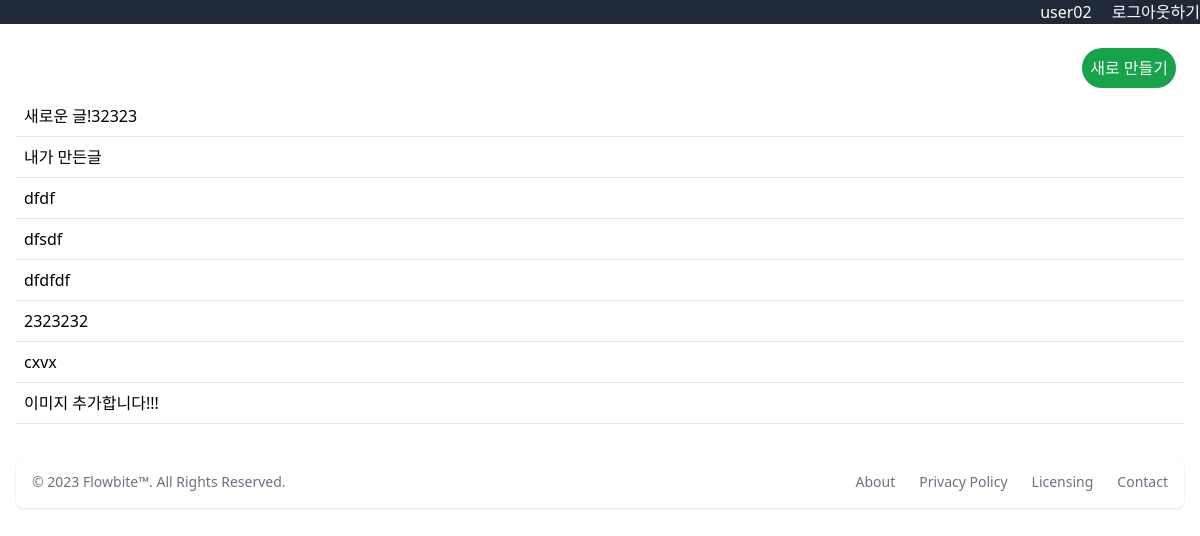
Page /todo/ (signed in) on the committed database.
### user/models.py (models this page shows)
class User(AbstractUser):
    profile = models.TextField(null=True, blank=True)
    like_todos = models.ManyToManyField("todo.Todo", related_name="like_users")
    follow = models.ManyToManyField("self", symmetrical=False, related_name="followers")

### todo/models.py (models this page shows, shortened)
class Todo(models.Model):
    user = models.ForeignKey("user.User", on_delete=models.CASCADE)
    content = models.TextField()
    created_at = models.DateTimeField(auto_now_add=True)
    updated_at = models.DateTimeField(auto_now=True)
    is_done = models.BooleanField(default=False)
    image = models.ImageField(blank=True, null=True)

### todo/views.py (the view)
# urls.py: path("", views.index),
def index(request):
    if request.method == "GET":
        todos = Todo.objects.all()
        context = {
            "todos": todos,
        }
        return render(request, "todo/index.html", context)
    else:
        return HttpResponse("Invalid request method", status=405)

### todo/templates/todo/index.html
{% extends 'base.html' %} {% block content %}
<div class="p-4">
  <a href="/todo/create/" class="m-2 flex justify-end">
    <button class="bg-green-600 p-2 rounded-full text-white">
      새로 만들기
    </button>
  </a>
  <ul>
    {% for todo in todos %}
    <a href="/todo/{{ todo.id }}">
      <li class="p-2 border-b">
        <div>{{ todo.content}}</div>
      </li>
    </a>
    {% endfor %}
  </ul>
</div>
{% endblock %}

### firstproject/templates/base.html (shortened to what this page needs)
<!DOCTYPE html>
<html lang="en">
  <head>
    <script src="https://cdn.tailwindcss.com"></script>
  </head>
  <body>
    <nav class="bg-gray-800 text-white flex justify-end space-x-5">
      {% if request.user.is_authenticated %}
      <div>{{ request.user.username }}</div>
      <form action="/user/logout/" method="post">
        <button>로그아웃하기</button>
      </form>
      {% else %}
      <div>
        <a href="/user/login/">로그인</a>
        <a href="/user/signup/">회원가입</a>
      </div>
      {% endif %}
    </nav>
    {% block content %} {% endblock %}
    <footer class="bg-white rounded-lg shadow m-4 dark:bg-gray-800">
      <div
        class="w-full mx-auto max-w-screen-xl p-4 md:flex md:items-center md:justify-between"
      >
        <span class="text-sm text-gray-500 sm:text-center dark:text-gray-400"
          >© 2023
          <a href="https://flowbite.com/" class="hover:underline">Flowbite™</a>.
          All Rights Reserved.
        </span>
        <ul
          class="flex flex-wrap items-center mt-3 text-sm font-medium text-gray-500 dark:text-gray-400 sm:mt-0"
        >
          <li>
            <a href="#" class="mr-4 hover:underline md:mr-6">About</a>
          </li>
          <li>
            <a href="#" class="mr-4 hover:underline md:mr-6">Privacy Policy</a>
          </li>
          <li>
            <a href="#" class="mr-4 hover:underline md:mr-6">Licensing</a>
          </li>
          <li>
            <a href="#" class="hover:underline">Contact</a>
          </li>
        </ul>
      </div>
    </footer>
  </body>
</html>

### rows in the picture
User: user.username "user02"
Todo: content "새로운 글!32323"
Todo: content "내가 만든글"
Todo: content "dfdf"
Todo: content "dfsdf"
Todo: content "dfdfdf"
Todo: content "2323232"
Todo: content "cxvx"
Todo: content "이미지 추가합니다!!!"
